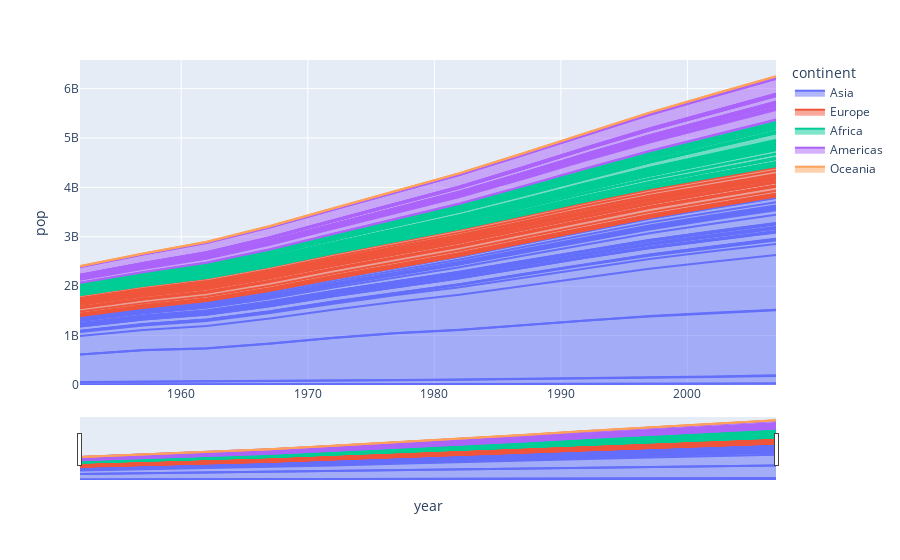

Notebook code for this chart:
### Code cell
df = px.data.gapminder()
fig = px.area(df, x="year", y="pop", color="continent",line_group="country")

fig.update_layout(
    xaxis=dict(
        rangeslider=dict(
            visible=True
        ),
        type="date"
    )
)
fig.show()
